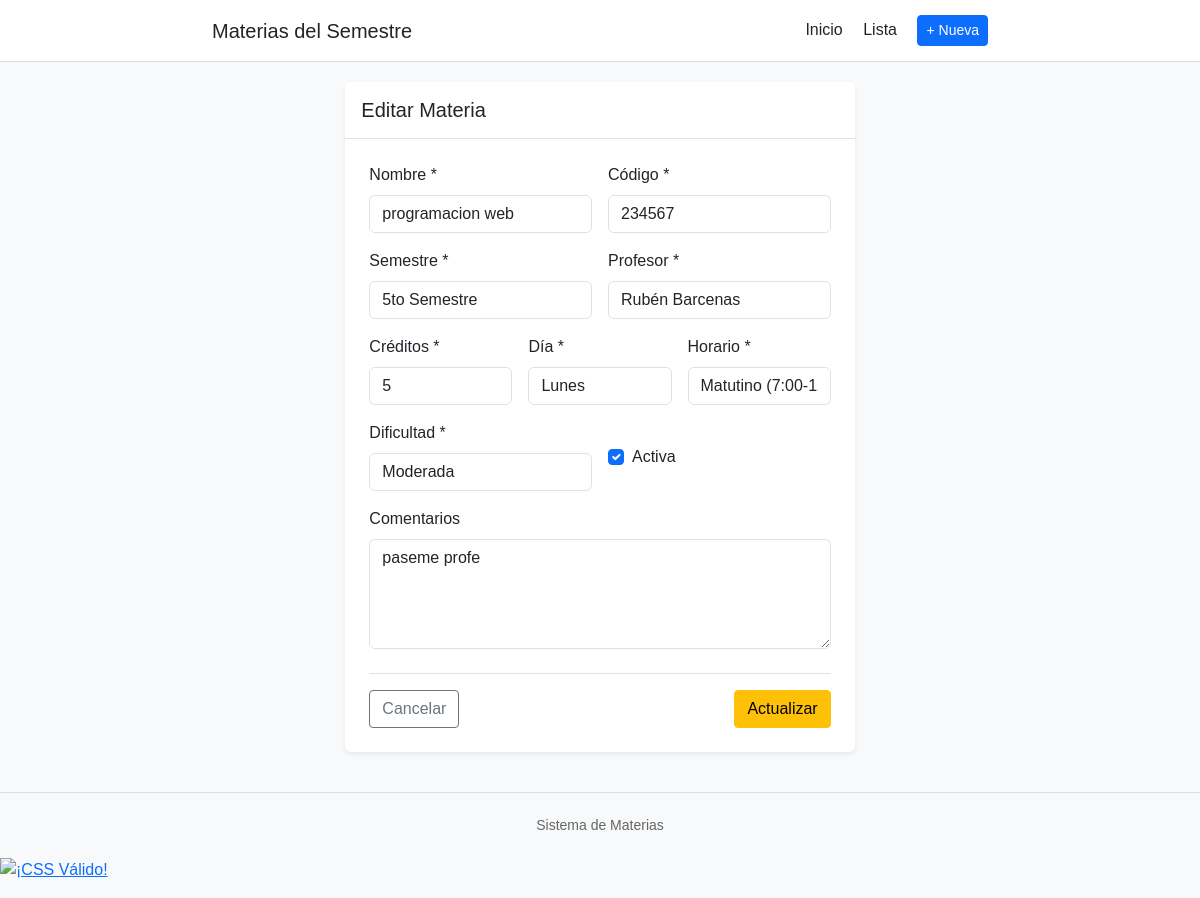
The page /materias/editar/2/ on the database its author committed.
### materias/models.py (models this page shows, shortened)
class Materia(models.Model):
    SEMESTRES = [
        (1, '1er Semestre'),
        (2, '2do Semestre'),
        (3, '3er Semestre'),
        (4, '4to Semestre'),
        (5, '5to Semestre'),
        (6, '6to Semestre'),
        (7, '7mo Semestre'),
        (8, '8vo Semestre'),
        (9, '9no Semestre'),
        (10, '10mo Semestre'),
    ]
    DIAS_SEMANA = [
        ('LUN', 'Lunes'),
        ('MAR', 'Martes'),
        ('MIE', 'Miércoles'),
        ('JUE', 'Jueves'),
        ('VIE', 'Viernes'),
        ('SAB', 'Sábado'),
    ]
    HORARIOS = [
        ('M', 'Matutino (7:00-12:00)'),
        ('V', 'Vespertino (12:00-17:00)'),
        ('N', 'Nocturno (17:00-22:00)'),
    ]
    DIFICULTAD = [
        (1, 'Muy Fácil'),
        (2, 'Fácil'),
        (3, 'Moderada'),
        (4, 'Difícil'),
        (5, 'Muy Difícil'),
    ]
    nombre = models.CharField(max_length=100, verbose_name="Nombre de la Materia")
    codigo = models.CharField(max_length=20, unique=True, verbose_name="Código de la Materia")
    semestre = models.IntegerField(choices=SEMESTRES, verbose_name="Semestre Actual")
    profesor = models.CharField(max_length=100, verbose_name="Nombre del Profesor")
    creditos = models.IntegerField(
        validators=[MinValueValidator(1), MaxValueValidator(10)],
        verbose_name="Créditos"
    )
    dia_clase = models.CharField(max_length=3, choices=DIAS_SEMANA, verbose_name="Día de Clase")
    horario = models.CharField(max_length=1, choices=HORARIOS, verbose_name="Horario")
    dificultad = models.IntegerField(choices=DIFICULTAD, verbose_name="Nivel de Dificultad")
    comentarios = models.TextField(verbose_name="Comentarios sobre la Materia")
    fecha_registro = models.DateTimeField(auto_now_add=True, verbose_name="Fecha de Registro")
    activa = models.BooleanField(default=True, verbose_name="Materia Activa")
    class Meta:
        verbose_name = "Materia"
        verbose_name_plural = "Materias"
        ordering = ['semestre', 'nombre']

### materias/views.py (the view, shortened to what this page needs)
# urls.py: path('materias/editar/<int:id>/', EditarMateria.as_view(), name='editar_materia'),
class EditarMateria(UpdateView):
    model = Materia
    form_class = MateriaForm
    template_name = 'materias/editar_materia.html'
    success_url = reverse_lazy('lista_materias')
    def get_object(self):
        id_ = self.kwargs.get("id")
        return get_object_or_404(Materia, id=id_)

### materias/templates/materias/editar_materia.html (shortened to what this page needs)
{% extends 'materias/base.html' %}
{% block content %}
<div class="row justify-content-center">
    <div class="col-lg-8">
        <div class="card border-0 shadow-sm">
            <div class="card-header bg-white border-bottom py-3">
                <h5 class="mb-0">
                    Editar Materia
                </h5>
            </div>
            <div class="card-body p-4">
                <form method="post">
                    <div class="row g-3">
                        <div class="col-md-6">
                            <label class="form-label">Nombre *</label>
                            {{ form.nombre }}
                        </div>
                        <div class="col-md-6">
                            <label class="form-label">Código *</label>
                            {{ form.codigo }}
                        </div>
                        <div class="col-md-6">
                            <label class="form-label">Semestre *</label>
                            {{ form.semestre }}
                        </div>
                        <div class="col-md-6">
                            <label class="form-label">Profesor *</label>
                            {{ form.profesor }}
                        </div>
                        <div class="col-md-4">
                            <label class="form-label">Créditos *</label>
                            {{ form.creditos }}
                        </div>
                        <div class="col-md-4">
                            <label class="form-label">Día *</label>
                            {{ form.dia_clase }}
                        </div>
                        <div class="col-md-4">
                            <label class="form-label">Horario *</label>
                            {{ form.horario }}
                        </div>
                        <div class="col-md-6">
                            <label class="form-label">Dificultad *</label>
                            {{ form.dificultad }}
                        </div>
                        <div class="col-md-6">
                            <div class="form-check mt-4">
                                {{ form.activa }}
                                <label class="form-check-label">Activa</label>
                            </div>
                        </div>
                        <div class="col-12">
                            <label class="form-label">Comentarios</label>
                            {{ form.comentarios }}
                        </div>
                    </div>
                    <div class="d-flex justify-content-between mt-4 pt-3 border-top">
                        <a href="{% url 'lista_materias' %}" class="btn btn-outline-secondary">
                            Cancelar
                        </a>
                        <button type="submit" class="btn btn-warning">
                            Actualizar
                        </button>
                    </div>
                </form>
            </div>
        </div>
    </div>
</div>
{% endblock %}

### materias/templates/materias/base.html (style rules this page uses)
body { font-family: Arial, sans-serif; background: #f8f9fa; }
.card { border: 1px solid #ddd; background: white; }
.btn { border-radius: 4px; }

### rows shown on the page
Materia: nombre "programacion web", codigo "234567", semestre "5to Semestre", profesor "Rubén Barcenas", creditos "5", dia_clase "Lunes", horario "Matutino (7:00-12:00)", dificultad "Moderada", activa "☑", comentarios "paseme profe"
